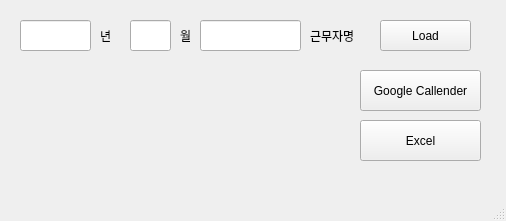
<?xml version="1.0" encoding="UTF-8"?>
<ui version="4.0">
 <class>MainWindow</class>
 <widget class="QMainWindow" name="MainWindow">
  <property name="geometry">
   <rect>
    <x>0</x>
    <y>0</y>
    <width>506</width>
    <height>221</height>
   </rect>
  </property>
  <property name="windowTitle">
   <string>MainWindow</string>
  </property>
  <widget class="QWidget" name="centralwidget">
   <widget class="QLineEdit" name="year_input_ui">
    <property name="geometry">
     <rect>
      <x>20</x>
      <y>20</y>
      <width>71</width>
      <height>31</height>
     </rect>
    </property>
    <property name="text">
     <string/>
    </property>
   </widget>
   <widget class="QPushButton" name="load_pushbutton">
    <property name="geometry">
     <rect>
      <x>380</x>
      <y>20</y>
      <width>91</width>
      <height>31</height>
     </rect>
    </property>
    <property name="text">
     <string>Load</string>
    </property>
   </widget>
   <widget class="QLabel" name="label">
    <property name="geometry">
     <rect>
      <x>100</x>
      <y>20</y>
      <width>21</width>
      <height>31</height>
     </rect>
    </property>
    <property name="text">
     <string>년</string>
    </property>
   </widget>
   <widget class="QLabel" name="label_2">
    <property name="geometry">
     <rect>
      <x>180</x>
      <y>20</y>
      <width>56</width>
      <height>31</height>
     </rect>
    </property>
    <property name="text">
     <string>월</string>
    </property>
   </widget>
   <widget class="QLineEdit" name="month_input_ui">
    <property name="geometry">
     <rect>
      <x>130</x>
      <y>20</y>
      <width>41</width>
      <height>31</height>
     </rect>
    </property>
   </widget>
   <widget class="QLineEdit" name="name_input_ui">
    <property name="geometry">
     <rect>
      <x>200</x>
      <y>20</y>
      <width>101</width>
      <height>31</height>
     </rect>
    </property>
   </widget>
   <widget class="QLabel" name="label_3">
    <property name="geometry">
     <rect>
      <x>310</x>
      <y>20</y>
      <width>56</width>
      <height>31</height>
     </rect>
    </property>
    <property name="text">
     <string>근무자명</string>
    </property>
   </widget>
   <widget class="QPushButton" name="google_pushbutton">
    <property name="geometry">
     <rect>
      <x>360</x>
      <y>70</y>
      <width>121</width>
      <height>41</height>
     </rect>
    </property>
    <property name="text">
     <string>Google Callender</string>
    </property>
   </widget>
   <widget class="QPushButton" name="excel_pushbutton">
    <property name="geometry">
     <rect>
      <x>360</x>
      <y>120</y>
      <width>121</width>
      <height>41</height>
     </rect>
    </property>
    <property name="text">
     <string>Excel</string>
    </property>
   </widget>
  </widget>
  <widget class="QMenuBar" name="menubar">
   <property name="geometry">
    <rect>
     <x>0</x>
     <y>0</y>
     <width>506</width>
     <height>21</height>
    </rect>
   </property>
  </widget>
  <widget class="QStatusBar" name="statusbar"/>
 </widget>
 <resources/>
 <connections/>
</ui>
